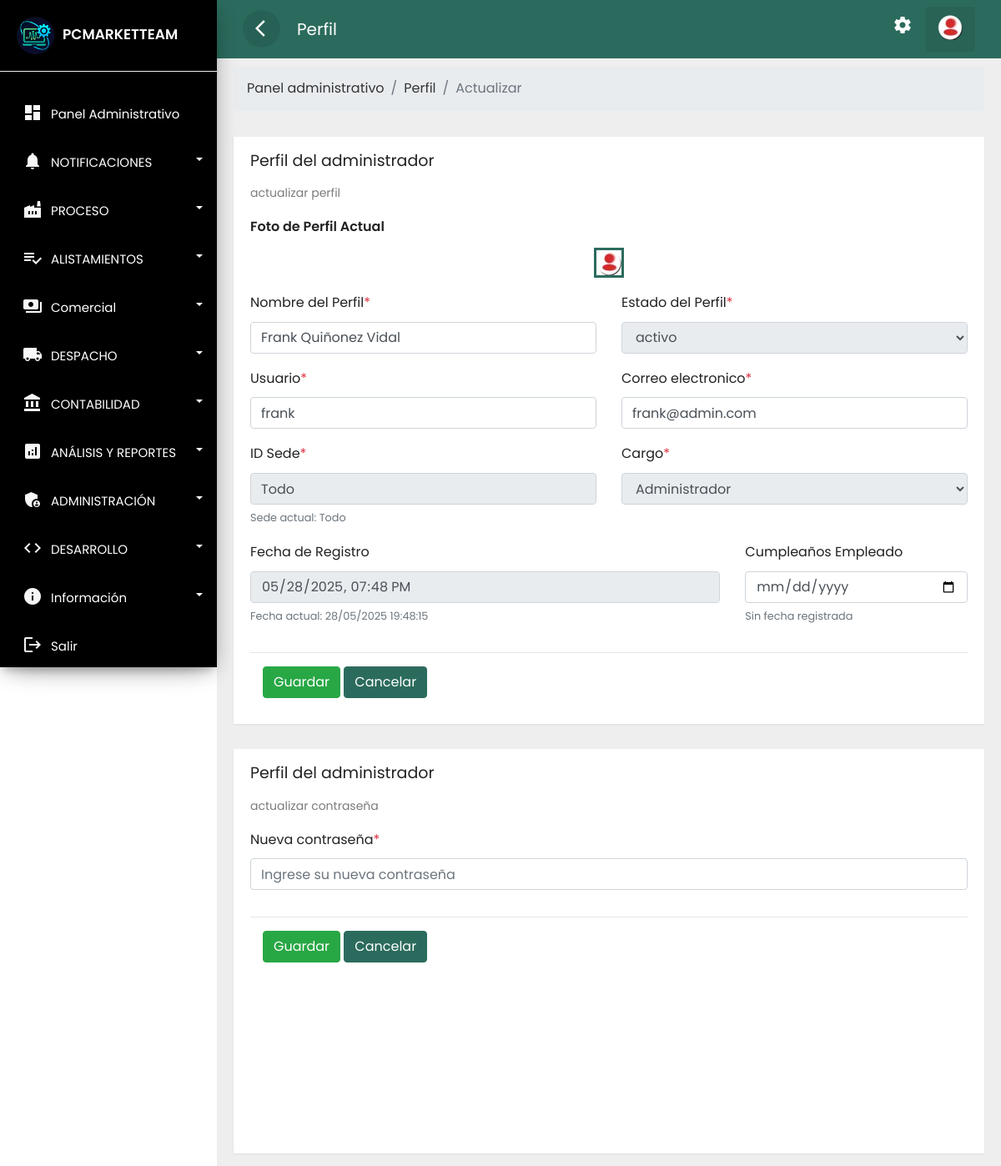
/cuenta/perfil.php (signed in), run on the app's committed database.
### tables this page shows
CREATE TABLE `usuarios` (
  `id` int NOT NULL primary key auto_increment,
  `nombre` varchar(30) NOT NULL,
  `usuario` varchar(45) NOT NULL,
  `correo` varchar(30) NOT NULL,
  `clave` text NOT NULL,
  `rol` char(1) NOT NULL,
  `foto` varchar(450) DEFAULT 'reere.webp',
  `estado` char(1) NOT NULL,
  `fere` timestamp NOT NULL DEFAULT CURRENT_TIMESTAMP,
  `idsede` varchar(25) DEFAULT NULL,
  `cumple` varchar(45) DEFAULT NULL COMMENT 'Fecha de cumpleaños del usuario'
);

### public_html/cuenta/perfil.php (the view, shortened to what this page needs)
<?php if (isset($_SESSION['id'])) { ?>
  <!doctype html>
  <html lang="es">
  <head>
    <link rel="stylesheet" href="../assets/css/bootstrap.min.css">
    <link rel="stylesheet" href="../assets/css/custom.css">
    <link rel="stylesheet" href="../assets/css/loader.css">
  </head>
  <body>
    <div class="wrapper">
      <?php include_once '../layouts/nav.php';
      include_once '../layouts/menu_data.php'; ?>
      <nav id="sidebar">
        <div class="sidebar-header">
          <h3><img src="../assets/img/favicon.webp" class="img-fluid"><span>PCMARKETTEAM</span></h3>
        </div>
      </nav>
      <div id="content">
        <div class="top-navbar">
          <nav class="navbar navbar-expand-lg">
            <div class="container-fluid">
              <button type="button" id="sidebarCollapse" class="d-xl-block d-lg-block d-md-mone d-none">
                <span class="material-icons">arrow_back_ios</span>
              </button>
              <a class="navbar-brand" href="#"> Perfil </a>
              <div class="collapse navbar-collapse d-lg-block d-xl-block d-sm-none d-md-none d-none"
                id="navbarSupportedContent">
                <ul class="nav navbar-nav ml-auto">
                  <li class="nav-item">
                    <a class="nav-link" href="../cuenta/configuracion.php">
                      <span class="material-icons">settings</span>
                    </a>
                  </li>
                  <li class="dropdown nav-item active">
                    <a href="#" class="nav-link" data-toggle="dropdown">
                      <img src="../assets/img/reere.webp">
                    </a>
                  </li>
                </ul>
              </div>
            </div>
          </nav>
        </div>
        <div class="main-content">
          <div class="row ">
            <div class="col-lg-12 col-md-12">
              <nav aria-label="breadcrumb">
                <ol class="breadcrumb">
                  <li class="breadcrumb-item"><a href="../administrador/escritorio.php">Panel
                      administrativo</a></li>
                  <li class="breadcrumb-item"><a href="../cuenta/mostrar.php">Perfil </a></li>
                  <li class="breadcrumb-item active" aria-current="page">Actualizar </li>
                </ol>
              </nav>
              <div class="card" style="min-height: 485px">
                <div class="card-header card-header-text">
                  <h4 class="card-title">Perfil del administrador</h4>
                  <p class="category">actualizar perfil</p>
                </div>
                <div class="card-content table-responsive">
                  <?php
                  require '../../config/ctconex.php';
                  $id = $_SESSION['id'];
                  $sentencia = $connect->prepare("SELECT * FROM usuarios  WHERE usuarios.id= '$id';");
                  $sentencia->execute();
                  $data = array();
                  if ($sentencia) {
                    while ($r = $sentencia->fetchObject()) {
                      $data[] = $r;
                    }
                  }
                  ?>
                  <?php if (count($data) > 0): ?>
                    <?php foreach ($data as $d): ?>
                      <form enctype="multipart/form-data" method="POST" autocomplete="off">
                        <div class="photo-upload-container">
                          <div class="form-group">
                            <div style="font-weight: 600; margin-bottom: 10px;">Foto de Perfil Actual</div>
                            <?php if (!empty($d->foto) && $d->foto !== 'reere.png'): ?>
                              <img src="../assets/img/<?php echo $d->foto; ?>" class="profile-photo" alt="Foto de Perfil">
                            <?php else: ?>
                              <img src="../assets/img/reere.webp" class="profile-photo" alt="Foto por Defecto">
                            <?php endif; ?>
                          </div>
                        </div>
                        <div class="row">
                          <div class="col-md-6 col-lg-6">
                            <div class="form-group">
                              <label for="txtnaame">Nombre del Perfil<span
                                  class="text-danger">*</span></label>
                              <input type="text" value="<?php echo $d->nombre; ?>"
                                class="form-control" id="txtnaame" name="txtnaame" required
                                placeholder="Nombre de la categoria">
                            </div>
                          </div>
                          <div class="col-md-6 col-lg-6">
                            <div class="form-group">
                              <label for="txtesta">Estado del Perfil<span
                                  class="text-danger">*</span></label>
                              <select id="txtesta" class="form-control" required name="txtesta" disabled>
                                <?php if ($d->estado == '1') { ?>
                                  <option value="<?php echo $d->estado; ?>">activo</option>
                                <?php } else { ?>
                                <?php } ?>
                              </select>
                            </div>
                          </div>
                        </div>
                        <div class="row">
                          <div class="col-md-6 col-lg-6">
                            <div class="form-group">
                              <label for="txtusr">Usuario<span class="text-danger">*</span></label>
                              <input type="text" id="txtusr" value="<?php echo $d->usuario; ?>"
                                class="form-control" name="txtusr" required
                                placeholder="ejm: asistente">
                            </div>
                          </div>
                          <div class="col-md-6 col-lg-6">
                            <div class="form-group">
                              <label for="txtcorr">Correo electronico<span
                                  class="text-danger">*</span></label>
                              <input type="email" id="txtcorr" value="<?php echo $d->correo; ?>"
                                class="form-control" name="txtcorr" required
                                placeholder="ejm: asistente@pcmarketteam.com">
                            </div>
                          </div>
                        </div>
                        <div class="row">
                          <div class="col-md-6 col-lg-6">
                            <div class="form-group">
                              <label for="txtidsede">ID Sede<span class="text-danger">*</span></label>
                              <input type="text" id="txtidsede" value="<?php echo $d->idsede; ?>"
                                class="form-control" name="txtidsede"
                                placeholder="ejm: Principal, Medellin, Cucuta" disabled>
                              <small class="form-text text-muted">Sede actual: <?php echo $d->idsede; ?></small>
                            </div>
                          </div>
                          <div class="col-md-6 col-lg-6">
                            <div class="form-group">
                              <label for="txtcarr">Cargo<span class="text-danger">*</span></label>
                              <select id="txtcarr" class="form-control" required name="txtcarr" disabled>
                                <?php
                                $roles = [
                                  1 => "Administrador",
                                  2 => "Cliente",
                                  3 => "Contable",
                                  4 => "Comercial",
                                  5 => "Jefe Tecnico",
                                  6 => "Tecnico",
                                  7 => "Bodega"
                                ];
                                if (isset($d->rol) && isset($roles[$d->rol])) {
                                  echo '<option value="' . $d->rol . '">' . $roles[$d->rol] . '</option>';
                                } else {
                                  echo '<option value="">Rol desconocido</option>';
                                }
                                ?>
                              </select>
                            </div>
                          </div>
                        </div>
                        <div class="row">
                          <div class="col-md-8 col-lg-8">
                            <div class="form-group">
                              <label for="txtfere">Fecha de Registro</label>
                              <input type="datetime-local" id="txtfere" disabled
                                value="<?php echo date('Y-m-d\TH:i', strtotime($d->fere)); ?>"
                                class="form-control date-picker"
                                name="txtfere"
                                title="Fecha actual: <?php echo date('d/m/Y H:i:s', strtotime($d->fere)); ?>">
                              <small class="form-text text-muted">
                                Fecha actual: <?php echo date('d/m/Y H:i:s', strtotime($d->fere)); ?>
                              </small>
                            </div>
                          </div>
                          <div class="col-md-4 col-lg-4">
                            <div class="form-group">
                              <label for="txtcum">Cumpleaños Empleado</label>
                              <input type="date" id="txtcum"
                                value="<?php echo !empty($d->cumple) && $d->cumple != '0000-00-00' ? date('Y-m-d', strtotime($d->cumple)) : ''; ?>"
                                class="form-control date-picker" name="txtcum"
                                title="<?php echo !empty($d->cumple) && $d->cumple != '0000-00-00' ? 'Fecha actual: ' . date('d/m/Y', strtotime($d->cumple)) : 'Sin fecha registrada'; ?>">
                              <small class="form-text text-muted">
                                <?php echo !empty($d->cumple) && $d->cumple != '0000-00-00' ? 'Fecha actual: ' . date('d/m/Y', strtotime($d->cumple)) : 'Sin fecha registrada'; ?>
                              </small>
                            </div>
                          </div>
                        </div>
                        <hr>
                        <div class="form-group">
                          <div class="col-sm-12">
                            <button name='stupdprof' class="btn btn-success text-white">Guardar</button>
                            <a class="btn btn-danger text-white"
                              href="../cuenta/perfil.php">Cancelar</a>
                          </div>
                        </div>
                      </form>
                    <?php endforeach; ?>
                  <?php else: ?>
                    <div class="alert alert-warning" role="alert">
                      No se encontró ningún dato!
                    </div>
                  <?php endif; ?>
                </div>
              </div>
              <div class="card" style="min-height: 485px">
                <div class="card-header card-header-text">
                  <h4 class="card-title">Perfil del administrador</h4>
                  <p class="category">actualizar contraseña</p>
                </div>
                <div class="card-content table-responsive">
                  <?php
                  $id = $_SESSION['id'];
                  $sentencia = $connect->prepare("SELECT * FROM usuarios  WHERE usuarios.id= '$id';");
                  $sentencia->execute();
                  $data = array();
                  if ($sentencia) {
                    while ($r = $sentencia->fetchObject()) {
                      $data[] = $r;
                    }
                  }
                  ?>
                  <?php if (count($data) > 0): ?>
                    <?php foreach ($data as $d): ?>
                      <form enctype="multipart/form-data" method="POST" autocomplete="off">
                        <div class="row">
                          <div class="col-md-12 col-lg-12">
                            <div class="form-group">
                              <label for="txtpawd">Nueva contraseña<span
                                  class="text-danger">*</span></label>
                              <input type="password" class="form-control" id="txtpawd" name="txtpawd"
                                required placeholder="Ingrese su nueva contraseña">
                            </div>
                          </div>
                        </div>
                        <hr>
                        <div class="form-group">
                          <div class="col-sm-12">
                            <button name='stupdprofpsd'
                              class="btn btn-success text-white">Guardar</button>
                            <a class="btn btn-danger text-white"
                              href="../cuenta/perfil.php">Cancelar</a>
                          </div>
                        </div>
                      </form>
                    <?php endforeach; ?>
                  <?php else: ?>
                    <div class="alert alert-warning" role="alert">
                      No se encontró ningún dato!
                    </div>
                  <?php endif; ?>
                </div>
              </div>
            </div>
          </div>
        </div>
      </div>
    </div>
  </body>
  </html>
<?php } else {
  header('Location: ../error404.php');
} ?>

### data on the page
usuarios: foto (picture), txtnaame "Frank Quiñonez Vidal", txtesta "activo", txtusr "frank", txtcorr "frank@admin.com", txtidsede "Todo", idsede "Todo", txtcarr "Administrador", txtfere "05/28/2025 19:48", fere "28/05/2025 19:48:15"

### other printed values
$label "Panel Administrativo"
$label "NOTIFICACIONES"
$label "PROCESO"
$label "ALISTAMIENTOS"
$label "Comercial"
$label "DESPACHO"
$label "CONTABILIDAD"
$label "ANÁLISIS Y REPORTES"
$label "ADMINISTRACIÓN"
$label "DESARROLLO"
$label "Información"
$label "Salir"
